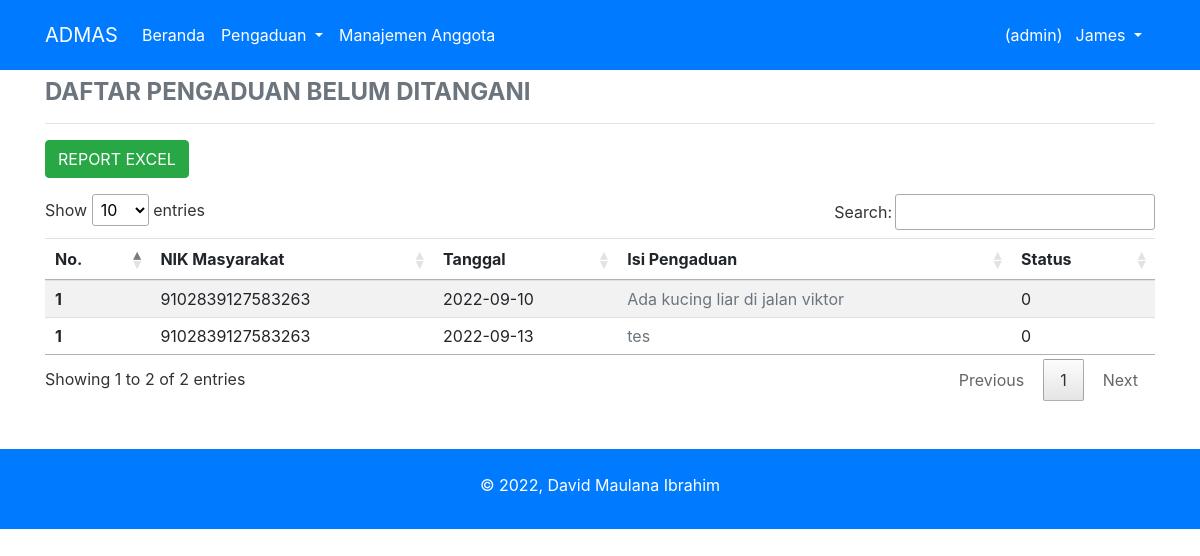
/tampil_halaman_belum.php (signed in), run on the app's committed database.
### tables this page shows
CREATE TABLE `pengaduan` (
  `id_pengaduan` int(11) NOT NULL,
  `tgl_pengaduan` date NOT NULL,
  `nik` varchar(16) NOT NULL,
  `isi_laporan` text NOT NULL,
  `foto` varchar(255) NOT NULL,
  `status` enum('0','proses','selesai') NOT NULL
);

### tampil_halaman_belum.php (the view, shortened to what this page needs)
<?php
include "conn.php";
if (!empty($_SESSION['nik_login'])) {
    include "header.php";
    $nik_login  = $_SESSION['nik_login'];
    $level      = $_SESSION['level'];
    if ($level == "masyarakat") {
        $sql_peng_blm = "SELECT * FROM pengaduan WHERE nik = '$nik_login' and status = '0'";
    } else {
        $sql_peng_blm = "SELECT * FROM pengaduan WHERE status = '0'";
    }
    $eksekusi_peng_blm = mysqli_query($conn, $sql_peng_blm);
    include "navigasi.php";
?>
    <div class="container">
        <h4 class="text-uppercase font-weight-bold text-secondary mt-2">Daftar Pengaduan Belum Ditangani</h4>
        <hr>
        <?php
        if ($level == "admin") {
        ?>
            <a href="report_belum.php" class="btn btn-success mb-3">REPORT EXCEL</a>
        <?php
            }
        ?>
        <table class="table table-striped data ">
            <thead>
                <tr>
                    <th scope="col">No.</th>
                    <?php if ($level != "masyarakat")
                        {
                    ?>
                        <th scope="col">NIK Masyarakat</th>
                    <?php
                        }
                    ?>
                    <th scope="col">Tanggal</th>
                    <th scope="col">Isi Pengaduan</th>
                    <th scope="col">Status</th>
                </tr>
            </thead>
            <tbody>
                <?php
                    $no = 1;
                    while ($data = mysqli_fetch_array($eksekusi_peng_blm)) {
                ?>
                    <tr>
                        <th scope="row"><?php echo $no; ?></th>
                        <?php if ($level != "masyarakat")
                            {
                        ?>
                                <td><?php echo $data['nik']; ?></td>
                        <?php
                            }
                        ?>
                        <td><?php echo $data['tgl_pengaduan']; ?></td>
                        <td><a href="pengaduan_detail.php?id_pengaduan=<?php echo $data['id_pengaduan']; ?>" class="text-secondary"><?php  echo $data['isi_laporan']; ?></a></td>
                        <td><?php echo $data['status']; ?></td>
                    </tr>
                <?php
                    }
                ?>
            </tbody>
        </table>
    </div>
    <div class="bg-primary">
        <div class="container text-white text-center mt-5 pt-4 pb-3">
            <p>&copy; 2022, David Maulana Ibrahim</p>
        </div>
    </div>
<?php
    include "footer.php";
} else {
    header("location:form_login.php");
}
?>

### data on the page
pengaduan: nik "9102839127583263", tgl_pengaduan "2022-09-10", isi_laporan "Ada kucing liar di jalan viktor", status "0"
pengaduan: nik "9102839127583263", tgl_pengaduan "2022-09-13", isi_laporan "tes", status "0"

### other printed values
$level "admin"
$nama_login "James"
